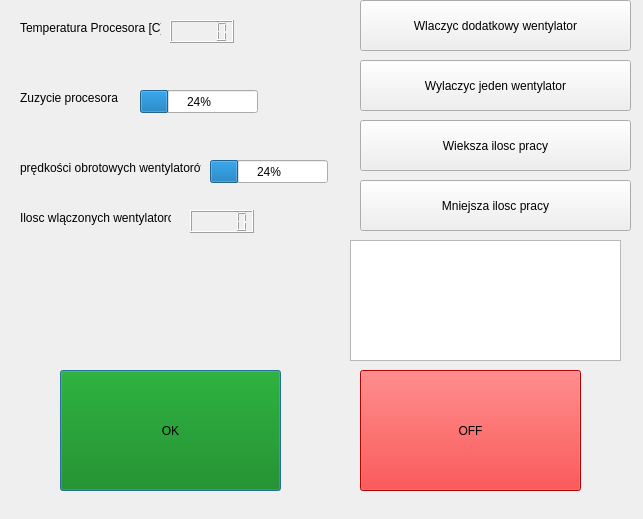
<?xml version="1.0" encoding="UTF-8"?>
<ui version="4.0">
 <class>Dialog</class>
 <widget class="QDialog" name="Dialog">
  <property name="geometry">
   <rect>
    <x>0</x>
    <y>0</y>
    <width>643</width>
    <height>519</height>
   </rect>
  </property>
  <property name="windowTitle">
   <string>Dialog</string>
  </property>
  <property name="styleSheet">
   <string notr="true">#ok{
background:green;
}
#off{
background:red;
}</string>
  </property>
  <widget class="QProgressBar" name="usingCPU">
   <property name="geometry">
    <rect>
     <x>140</x>
     <y>90</y>
     <width>118</width>
     <height>23</height>
    </rect>
   </property>
   <property name="value">
    <number>24</number>
   </property>
  </widget>
  <widget class="QLabel" name="usingCPUlabel">
   <property name="geometry">
    <rect>
     <x>20</x>
     <y>90</y>
     <width>101</width>
     <height>16</height>
    </rect>
   </property>
   <property name="text">
    <string>Zuzycie procesora</string>
   </property>
  </widget>
  <widget class="QLabel" name="tempClabel">
   <property name="geometry">
    <rect>
     <x>20</x>
     <y>20</y>
     <width>141</width>
     <height>16</height>
    </rect>
   </property>
   <property name="text">
    <string>Temperatura Procesora [C]</string>
   </property>
  </widget>
  <widget class="QLCDNumber" name="tempC">
   <property name="geometry">
    <rect>
     <x>170</x>
     <y>20</y>
     <width>64</width>
     <height>23</height>
    </rect>
   </property>
  </widget>
  <widget class="QPushButton" name="ok">
   <property name="geometry">
    <rect>
     <x>60</x>
     <y>370</y>
     <width>221</width>
     <height>121</height>
    </rect>
   </property>
   <property name="text">
    <string>OK</string>
   </property>
  </widget>
  <widget class="QPushButton" name="off">
   <property name="geometry">
    <rect>
     <x>360</x>
     <y>370</y>
     <width>221</width>
     <height>121</height>
    </rect>
   </property>
   <property name="text">
    <string>OFF</string>
   </property>
  </widget>
  <widget class="QLabel" name="fanLabel">
   <property name="geometry">
    <rect>
     <x>20</x>
     <y>160</y>
     <width>181</width>
     <height>16</height>
    </rect>
   </property>
   <property name="text">
    <string>prędkości obrotowych wentylatorów</string>
   </property>
  </widget>
  <widget class="QProgressBar" name="fanUsing">
   <property name="geometry">
    <rect>
     <x>210</x>
     <y>160</y>
     <width>118</width>
     <height>23</height>
    </rect>
   </property>
   <property name="value">
    <number>24</number>
   </property>
  </widget>
  <widget class="QPushButton" name="turnAnotherFan">
   <property name="geometry">
    <rect>
     <x>360</x>
     <y>0</y>
     <width>271</width>
     <height>51</height>
    </rect>
   </property>
   <property name="text">
    <string>Wlaczyc dodatkowy wentylator</string>
   </property>
  </widget>
  <widget class="QLCDNumber" name="fanNumbers">
   <property name="geometry">
    <rect>
     <x>190</x>
     <y>210</y>
     <width>64</width>
     <height>23</height>
    </rect>
   </property>
  </widget>
  <widget class="QLabel" name="label">
   <property name="geometry">
    <rect>
     <x>20</x>
     <y>210</y>
     <width>151</width>
     <height>16</height>
    </rect>
   </property>
   <property name="text">
    <string>Ilosc wlączonych wentylatorow</string>
   </property>
  </widget>
  <widget class="QPushButton" name="turnOffFan">
   <property name="geometry">
    <rect>
     <x>360</x>
     <y>60</y>
     <width>271</width>
     <height>51</height>
    </rect>
   </property>
   <property name="text">
    <string>Wylaczyc jeden wentylator</string>
   </property>
  </widget>
  <widget class="QTextEdit" name="textEdit">
   <property name="geometry">
    <rect>
     <x>350</x>
     <y>240</y>
     <width>271</width>
     <height>121</height>
    </rect>
   </property>
  </widget>
  <widget class="QPushButton" name="moreWork">
   <property name="geometry">
    <rect>
     <x>360</x>
     <y>120</y>
     <width>271</width>
     <height>51</height>
    </rect>
   </property>
   <property name="text">
    <string>Wieksza ilosc pracy</string>
   </property>
  </widget>
  <widget class="QPushButton" name="lessWork">
   <property name="geometry">
    <rect>
     <x>360</x>
     <y>180</y>
     <width>271</width>
     <height>51</height>
    </rect>
   </property>
   <property name="text">
    <string>Mniejsza ilosc pracy</string>
   </property>
  </widget>
 </widget>
 <resources/>
 <connections/>
</ui>
